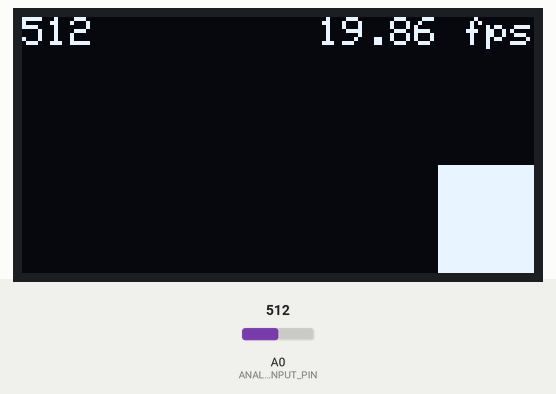
This sketch was run on a simulated Arduino Uno, built with avr-gcc and run on an emulated ATmega328P. On the bench: 128×64 one-colour display. Inputs (shaded band) come from the test bench; at power-on: A0 (ANALOG_INPUT_PIN) = 512. What the sketch prints to the serial monitor is not drawn.

Above: at 1.78 s.
1.8 s: A0 (ANALOG_INPUT_PIN) set to 716
At 1.88 s:
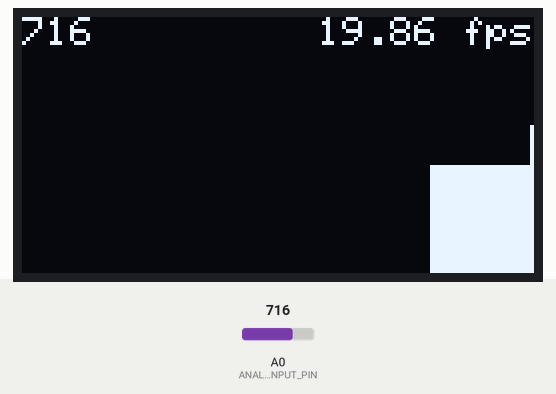
3.4 s: A0 (ANALOG_INPUT_PIN) set to 900
At 3.47 s:
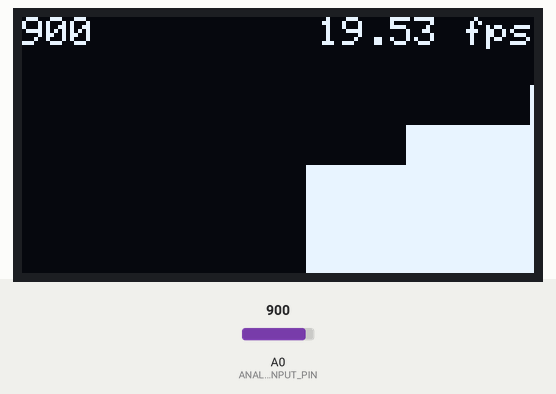
4.9 s: A0 (ANALOG_INPUT_PIN) set to 1010
At 12.2 s:
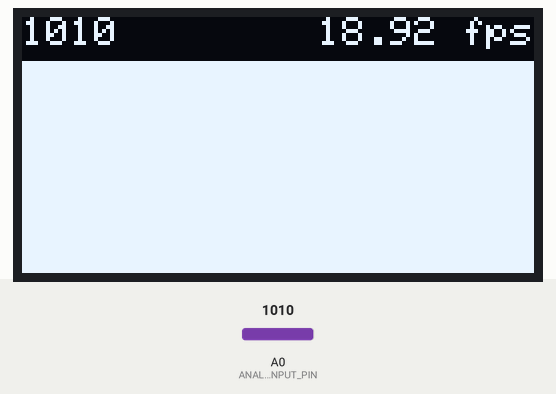

The sketch:

arduino-ssd1306-analog-signal-oscilloscope.ino
```cpp
/*
 * OLED analog signal visualizer — a pocket oscilloscope
 *
 * Samples one analog pin every 10 ms into a circular buffer and draws it as a
 * scrolling bar graph on a 128x64 SSD1306, with the live value and the frame rate
 * in a status bar. A signal you can see is a signal you can reason about.
 *
 * Board: Arduino Uno or Nano
 * Wiring: any analog signal on A0, OLED on I2C
 *
 * Derived from the scrolling-graph sketch by Jon E. Froehlich
 * (@jonfroehlich, makeabilitylab.io) — see NOTICE.md at the repository root.
 */

#include <Wire.h>
#include <SPI.h>

#include <Adafruit_GFX.h>
#include <Adafruit_SSD1306.h>

#define SCREEN_WIDTH 128 // OLED display width, in pixels
#define SCREEN_HEIGHT 64 // OLED display height, in pixels

// Declaration for an SSD1306 display connected to I2C (SDA, SCL pins)
#define OLED_RESET     -1 // Reset pin # (or -1 if sharing Arduino reset pin)
Adafruit_SSD1306 display_(SCREEN_WIDTH, SCREEN_HEIGHT, &Wire, OLED_RESET);

const int ANALOG_INPUT_PIN = A0;
const int MIN_ANALOG_INPUT = 0;
const int MAX_ANALOG_INPUT = 1023;
const int DELAY_LOOP_MS = 10; // change to slow down how often to read and graph value

int circularBuffer[SCREEN_WIDTH]; //fast way to store values
int writeIndex = 0; // tracks where we are in the circular buffer

// for tracking fps
float framesPerSecond = 0;
unsigned long frameCount = 0;
unsigned long framesPerSecondStartTimeStamp = 0;

// status bar
boolean showStatusBar = true; // change to show/hide status bar
int graphHeight = SCREEN_HEIGHT;

void setup() {
  Serial.begin(9600);

  // SSD1306_SWITCHCAPVCC = generate display voltage from 3.3V internally
  if (!display_.begin(SSD1306_SWITCHCAPVCC, 0x3C)) { // Address 0x3D for 128x64
    Serial.println(F("SSD1306 allocation failed"));
    for (;;); // Don't proceed, loop forever
  }

  // Clear the buffer
  display_.clearDisplay();

  display_.setTextSize(1);
  display_.setTextColor(WHITE, BLACK);
  display_.setCursor(0, 0);
  display_.println("Screen initialized!");
  display_.display();
  delay(500);
  display_.clearDisplay();

  if(showStatusBar){
    graphHeight = SCREEN_HEIGHT - 10;
  }

  framesPerSecondStartTimeStamp = millis();
}

void loop() {
  // Clear the display on each frame. We draw from the circularBuffer
  display_.clearDisplay();

  // Read and store the analog data into a circular buffer
  int analogVal = analogRead(ANALOG_INPUT_PIN);
  Serial.println(analogVal);
  circularBuffer[writeIndex++] = analogVal;

  // Set the circular buffer index back to zero when it reaches the
  // right of the screen
  if(writeIndex >= display_.width()){
    writeIndex = 0;
  }

  if(showStatusBar){
    drawStatusBar(analogVal);
  }

  // Draw the line graph based on data in circularBuffer
  int xPos = 0;
  for (int i = writeIndex; i < display_.width(); i++){
    int analogVal = circularBuffer[i];
    drawLine(xPos, analogVal);
    xPos++;
  }

  for(int i = 0; i < writeIndex; i++){
    int analogVal = circularBuffer[i];
    drawLine(xPos, analogVal);
    xPos++;;
  }

  display_.display();

  calcFrameRate();

  delay(DELAY_LOOP_MS);
}

/**
 * Draw the line at the given x position and analog value
 */
void drawLine(int xPos, int analogVal){
  int lineHeight = map(analogVal, MIN_ANALOG_INPUT, MAX_ANALOG_INPUT, 0, graphHeight);
  int yPos = display_.height() - lineHeight;
  display_.drawFastVLine(xPos, yPos, lineHeight, SSD1306_WHITE);
}

/**
 * Call this every frame to calculate frame rate
 */
void calcFrameRate() {

  unsigned long elapsedTime = millis() - framesPerSecondStartTimeStamp;
  frameCount++;
  if (elapsedTime > 1000) {
    framesPerSecond = frameCount / (elapsedTime / 1000.0);
    framesPerSecondStartTimeStamp = millis();
    frameCount = 0;
  }
}

/**
 * Draws the status bar at top of screen with fps and analog value
 */
void drawStatusBar(int analogVal) {

   // erase status bar by drawing all black
  display_.fillRect(0, 0, display_.width(), 8, SSD1306_BLACK);

  // Draw current val
  display_.setCursor(0, 0);
  display_.print(analogVal);

  // Draw frame count
  int16_t x1, y1;
  uint16_t w, h;
  display_.getTextBounds("XX.XX fps", 0, 0, &x1, &y1, &w, &h);
  display_.setCursor(display_.width() - w, 0);
  display_.print(framesPerSecond);
  display_.print(" fps");
}
```
